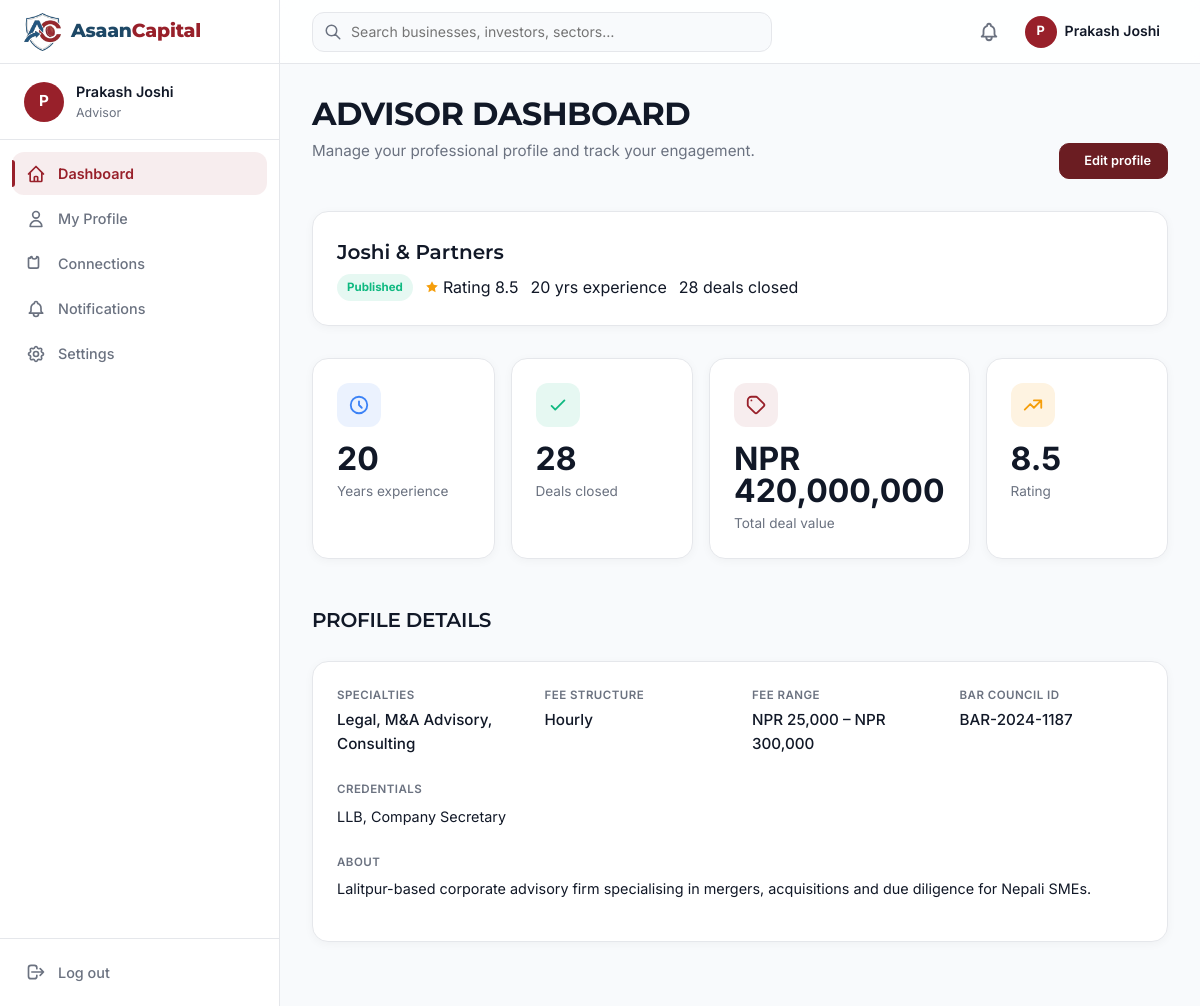
The app's page /dashboard (signed in) with its own data.
### tables this page shows
CREATE TABLE `advisors` (
  `id` bigint(20) unsigned NOT NULL AUTO_INCREMENT,
  `user_id` bigint(20) unsigned NOT NULL,
  `firm_name` varchar(255) DEFAULT NULL,
  `specialties` longtext DEFAULT NULL CHECK (json_valid(`specialties`)),
  `years_experience` int(11) DEFAULT NULL,
  `past_deals_count` int(11) DEFAULT NULL,
  `total_deal_value` decimal(15,2) DEFAULT NULL,
  `credentials` text DEFAULT NULL,
  `bar_council_id` varchar(100) DEFAULT NULL,
  `service_fee_structure` varchar(100) DEFAULT NULL,
  `fee_min` decimal(15,2) DEFAULT NULL,
  `fee_max` decimal(15,2) DEFAULT NULL,
  `description` text DEFAULT NULL,
  `is_published` tinyint(1) DEFAULT 0,
  `is_hidden` tinyint(1) DEFAULT 0,
  `rating` decimal(3,1) DEFAULT NULL,
  `created_at` timestamp NULL DEFAULT NULL,
  `updated_at` timestamp NULL DEFAULT NULL,
  PRIMARY KEY (`id`),
  KEY `user_id` (`user_id`),
  CONSTRAINT `advisors_ibfk_1` FOREIGN KEY (`user_id`) REFERENCES `users` (`id`) ON DELETE CASCADE
);

### config/helpers.php (called while the page is built, shortened)
<?php
function e(?string $s): string {
    return htmlspecialchars($s ?? '', ENT_QUOTES, 'UTF-8');
}
function money($amount): string {
    return 'NPR ' . number_format((float)$amount, 0);
}

### config/db.php (called while the page is built)
<?php
function db(): PDO {
    static $pdo = null;
    if ($pdo === null) {
        $dsn = 'mysql:host=' . DB_HOST . ';port=' . DB_PORT . ';dbname=' . DB_NAME . ';charset=' . DB_CHARSET;
        $pdo = new PDO($dsn, DB_USER, DB_PASS, [
            PDO::ATTR_ERRMODE => PDO::ERRMODE_EXCEPTION,
            PDO::ATTR_DEFAULT_FETCH_MODE => PDO::FETCH_ASSOC,
            PDO::ATTR_EMULATE_PREPARES => false,
        ]);
    }
    return $pdo;
}

### advisor/dashboard.php (the view, shortened to what this page needs)
<?php
$user = current_user();
$userId = (int)$user['id'];
$stmt = db()->prepare('SELECT * FROM advisors WHERE user_id = ?');
$stmt->execute([$userId]);
$advisor = $stmt->fetch();
$specialtyLabels = [
    'm_and_a' => 'M&A Advisory',
    'brokerage' => 'Business Brokerage',
    'legal' => 'Legal',
    'consulting' => 'Consulting',
    'due_diligence' => 'Due Diligence',
];
require __DIR__ . '/../includes/layout-dashboard.php';
ui_page_header(
    'Advisor Dashboard',
    'Manage your professional profile and track your engagement.',
    $advisor ? '<a href="' . APP_URL . '/advisor/edit" class="btn btn-primary btn-sm">' . ui_icon_str('settings') . ' Edit profile</a>' : ''
);
?>
<?php if (!$advisor): ?>
  <div class="dash-panel">
    <?php ui_empty_state(['icon' => 'user', 'title' => 'No advisor profile yet', 'text' => 'Create your advisor profile to start connecting with clients.', 'ctaHref' => APP_URL . '/advisor/create', 'ctaLabel' => 'Create advisor profile']); ?>
  </div>
<?php else:
$specialties = json_decode($advisor['specialties'] ?? '[]', true) ?: [];
$specialtyNames = array_map(fn($s) => $specialtyLabels[$s] ?? $s, $specialties);
?>
<div class="dash-panel dash-panel-pad" style="margin-bottom:var(--space-6);display:flex;align-items:center;justify-content:space-between;gap:var(--space-4);flex-wrap:wrap;">
  <div>
    <div class="dash-section-title" style="margin-bottom:6px;"><?= e($advisor['firm_name']) ?></div>
    <div style="display:flex;gap:var(--space-3);flex-wrap:wrap;align-items:center;">
      <?php if ($advisor['is_published']): ?><span class="dash-pill published">Published</span><?php endif; ?>
      <?php if ($advisor['rating']): ?><span class="t-muted" style="display:inline-flex;align-items:center;gap:4px;"><svg width="14" height="14" viewBox="0 0 24 24" fill="currentColor" aria-hidden="true" style="color:var(--dash-warning);"><path d="M12 2l3.09 6.26L22 9.27l-5 4.87 1.18 6.88L12 17.77l-6.18 3.25L7 14.14l-5-4.87 6.91-1.01L12 2z"/></svg>Rating <?= e($advisor['rating']) ?></span><?php endif; ?>
      <?php if ($advisor['years_experience']): ?><span class="t-muted"><?= e($advisor['years_experience']) ?> yrs experience</span><?php endif; ?>
      <?php if ($advisor['past_deals_count']): ?><span class="t-muted"><?= e($advisor['past_deals_count']) ?> deals closed</span><?php endif; ?>
    </div>
  </div>
</div>
<div class="dash-stats">
  <?php
    ui_stat_card(['label' => 'Years experience', 'value' => $advisor['years_experience'] ?: '—', 'icon' => 'clock', 'tone' => 'info']);
  ?>
</div>
<?php ui_section_header('Profile details'); ?>
<div class="dash-panel dash-panel-pad">
  <div class="dash-deflist">
    <div><div class="dash-def-label">Specialties</div><div class="dash-def-value"><?= count($specialtyNames) ? e(implode(', ', $specialtyNames)) : '—' ?></div></div>
    <div><div class="dash-def-label">Fee structure</div><div class="dash-def-value"><?= e(ucwords(str_replace('_', ' ', $advisor['service_fee_structure']))) ?: '—' ?></div></div>
    <div><div class="dash-def-label">Fee range</div><div class="dash-def-value"><?= $advisor['fee_min'] ? money($advisor['fee_min']) . ' – ' . money($advisor['fee_max']) : '—' ?></div></div>
    <div><div class="dash-def-label">Bar council ID</div><div class="dash-def-value"><?= e($advisor['bar_council_id']) ?: '—' ?></div></div>
  </div>
  <?php if ($advisor['credentials']): ?>
  <div style="margin-top:var(--space-5);">
    <div class="dash-def-label">Credentials</div>
    <p class="dash-prose" style="margin-top:6px;"><?= nl2br(e($advisor['credentials'])) ?></p>
  </div>
  <?php endif; ?>
  <?php if ($advisor['description']): ?>
  <div style="margin-top:var(--space-5);">
    <div class="dash-def-label">About</div>
    <p class="dash-prose" style="margin-top:6px;"><?= nl2br(e($advisor['description'])) ?></p>
  </div>
  <?php endif; ?>
</div>
<?php endif; ?>
<?php require __DIR__ . '/../includes/footer.php'; ?>

### includes/ui.php (shortened to what this page needs)
<?php
if (!defined('UI_PHP_LOADED')) {
    function ui_icon(string $name, string $class = 'ui-ico'): void {
        $p = $GLOBALS['UI_ICONS'][$name] ?? '';
        echo '<svg class="' . e($class) . '" viewBox="0 0 24 24" fill="none" stroke="currentColor" stroke-width="2" stroke-linecap="round" stroke-linejoin="round" aria-hidden="true">' . $p . '</svg>';
    }
    function ui_dashboard_links(string $role): array {
        $map = [
            'investor' => [
                ['Dashboard', '/dashboard', 'home'],
                ['My Connections', '/connections', 'matches'],
                ['Notifications', '/notifications', 'bell'],
                ['My Profile', '/investor/profile-edit', 'user'],
                ['Preferences', '/investor/preferences-edit', 'settings'],
                ['Documents', '/investor/documents-edit', 'document'],
            ],
            'business_owner' => [
                ['Dashboard', '/dashboard', 'home'],
                ['My Listing', '/business/dashboard.php', 'briefcase'],
                ['Connections', '/connections', 'matches'],
                ['Notifications', '/notifications', 'bell'],
                ['Settings', '/business/edit', 'settings'],
            ],
            'entrepreneur' => [
                ['Dashboard', '/dashboard', 'home'],
                ['My Pitch', '/entrepreneur/dashboard.php', 'chart'],
                ['Connections', '/connections', 'matches'],
                ['Notifications', '/notifications', 'bell'],
                ['Settings', '/entrepreneur/pitch-edit', 'settings'],
            ],
            'franchisor' => [
                ['Dashboard', '/dashboard', 'home'],
                ['My Franchise', '/franchise/dashboard.php', 'briefcase'],
                ['Connections', '/connections', 'matches'],
                ['Notifications', '/notifications', 'bell'],
                ['Settings', '/franchise/edit', 'settings'],
            ],
            'advisor' => [
                ['Dashboard', '/dashboard', 'home'],
                ['My Profile', '/advisor/edit', 'user'],
                ['Connections', '/connections', 'matches'],
                ['Notifications', '/notifications', 'bell'],
                ['Settings', '/advisor/edit', 'settings'],
            ],
        ];
        return $map[$role] ?? $map['investor'];
    }
    function ui_role_label(string $role): string {
        return [
            'investor' => 'Investor',
            'business_owner' => 'Business Owner',
            'entrepreneur' => 'Entrepreneur',
            'franchisor' => 'Franchisor',
            'advisor' => 'Advisor',
        ][$role] ?? ucfirst(str_replace('_', ' ', $role));
    }
    function ui_is_active(string $url): bool {
        $cur = parse_url($_SERVER['REQUEST_URI'] ?? '/', PHP_URL_PATH) ?? '/';
        $cur = preg_replace('#^/assan#', '', $cur) ?: '/';
        if ($url === '/dashboard') return $cur === '/dashboard' || $cur === '/' ;
        return $cur === $url || str_starts_with($cur, $url . '/');
    }
    function ui_sidebar(array $user, int $unreadCount, bool $isAdmin): void {
        $links = $isAdmin ? ui_admin_links() : ui_dashboard_links($user['role'] ?? 'investor');
        $initial = mb_strtoupper(mb_substr($user['name'] ?? 'U', 0, 1));
        ?>
        <aside class="dash-sidebar" id="dashSidebar" aria-label="Dashboard navigation">
          <div class="dash-sidebar-brand">
            <a href="<?= APP_URL ?>/" class="dash-brand-link" aria-label="Asaan Capital home">
              <img src="<?= APP_URL ?>/logo.png" alt="" class="dash-brand-logo">
              <span class="dash-brand-word">Asaan<span>Capital</span></span>
            </a>
            <button class="dash-sidebar-close" type="button" onclick="dashCloseSidebar()" aria-label="Close menu"><?php ui_icon('close'); ?></button>
          </div>
          <div class="dash-sidebar-user">
            <div class="dash-avatar"><?= e($initial) ?></div>
            <div class="dash-sidebar-user-meta">
              <div class="dash-sidebar-user-name"><?= e($user['name'] ?? 'User') ?></div>
              <div class="dash-sidebar-user-role"><?= e($isAdmin ? 'Administrator' : ui_role_label($user['role'] ?? '')) ?></div>
            </div>
          </div>
          <nav class="dash-nav">
            <?php foreach ($links as [$label, $url, $icon]):
              $active = ui_is_active($url);
            ?>
            <a href="<?= APP_URL . $url ?>" class="dash-nav-item<?= $active ? ' active' : '' ?>"<?= $active ? ' aria-current="page"' : '' ?>>
              <span class="dash-nav-ico"><?php ui_icon($icon); ?></span>
              <span class="dash-nav-label"><?= e($label) ?></span>
            </a>
            <?php endforeach; ?>
          </nav>
          <div class="dash-sidebar-footer">
            <a href="<?= APP_URL ?>/logout" class="dash-nav-item dash-nav-logout">
              <span class="dash-nav-ico"><?php ui_icon('logout'); ?></span>
              <span class="dash-nav-label">Log out</span>
            </a>
          </div>
        </aside>
        <?php
    }
    function ui_topbar(array $user, int $unreadCount): void {
        $initial = mb_strtoupper(mb_substr($user['name'] ?? 'U', 0, 1));
        $bellLabel = $unreadCount > 0 ? "Notifications ({$unreadCount} unread)" : 'Notifications';
        ?>
        <header class="dash-topbar">
          <form class="dash-topbar-search" action="<?= APP_URL ?>/search" method="get" role="search">
            <span class="dash-search-ico"><?php ui_icon('search'); ?></span>
            <input type="text" name="q" placeholder="Search businesses, investors, sectors…" aria-label="Search">
          </form>
          <div class="dash-topbar-actions">
            <a href="<?= APP_URL ?>/notifications" class="dash-iconbtn" aria-label="<?= e($bellLabel) ?>">
            </a>
            <a href="<?= APP_URL ?>/dashboard" class="dash-topbar-user" aria-label="<?= e($user['name'] ?? 'User') ?>">
              <div class="dash-avatar dash-avatar-sm"><?= e($initial) ?></div>
              <span class="dash-topbar-username"><?= e($user['name'] ?? 'User') ?></span>
            </a>
          </div>
        </header>
        <?php
    }
    function ui_page_header(string $title, string $subtitle = '', string $actionsHtml = ''): void {
        ?>
        <div class="dash-pagehead">
          <div class="dash-pagehead-text">
            <h1 class="dash-pagehead-title"><?= e($title) ?></h1>
            <?php if ($subtitle !== ''): ?><p class="dash-pagehead-sub"><?= $subtitle ?></p><?php endif; ?>
          </div>
          <?php if ($actionsHtml !== ''): ?><div class="dash-pagehead-actions"><?= $actionsHtml ?></div><?php endif; ?>
        </div>
        <?php
    }
    function ui_section_header(string $title, string $linkHref = '', string $linkLabel = ''): void {
        ?>
        <div class="dash-section-head">
          <h2 class="dash-section-title"><?= e($title) ?></h2>
        </div>
        <?php
    }
    function ui_stat_card(array $o): void {
        $tone = $o['tone'] ?? 'primary';
        ?>
        <div class="dash-stat tone-<?= e($tone) ?>">
          <div class="dash-stat-top">
            <span class="dash-stat-ico"><?php ui_icon($o['icon'] ?? 'chart'); ?></span>
          </div>
          <div class="dash-stat-value"><?= e((string)($o['value'] ?? '0')) ?></div>
          <div class="dash-stat-label"><?= e($o['label'] ?? '') ?></div>
        </div>
        <?php
    }
        ?>
        <?php
}

### includes/header.php (style rules this page uses)
html.scroll-smooth { scroll-behavior: smooth; }

### records on screen
advisors: firm_name "Joshi & Partners", rating "8.5", years_experience "20", past_deals_count "28", specialties "Legal, M&A Advisory, Consulting", service_fee_structure "Hourly", fee_min "NPR 25,000", fee_max "NPR 300,000", bar_council "BAR-2024-1187", credentials "LLB, Company Secretary", description "Lalitpur-based corporate advisory firm specialising in mergers, acquisitions and due diligence for Nepali SMEs."

### other values on screen
$initial "P"
$user['name'] "Prakash Joshi"
$isAdmin ? 'Administrator' : ui_role_label($user['role'] ?? '') "Advisor"
$label "Dashboard"
$label "My Profile"
$label "Connections"
$label "Notifications"
$label "Settings"
$title "ADVISOR DASHBOARD"
$subtitle "Manage your professional profile and track your engagement."
$actionsHtml "Edit profile"
$o['value'] "20 28 NPR 420,000,000"
$o['label'] "Years experience Deals closed Total deal value Rating"
$title "PROFILE DETAILS"
